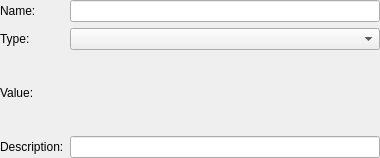
<ui version="4.0" >
 <class>AddCacheEntry</class>
 <widget class="QWidget" name="AddCacheEntry" >
  <property name="geometry" >
   <rect>
    <x>0</x>
    <y>0</y>
    <width>380</width>
    <height>158</height>
   </rect>
  </property>
  <property name="windowTitle" >
   <string>Form</string>
  </property>
  <layout class="QGridLayout" >
   <property name="margin" >
    <number>0</number>
   </property>
   <item row="0" column="0" >
    <widget class="QLabel" name="label" >
     <property name="text" >
      <string>Name:</string>
     </property>
    </widget>
   </item>
   <item row="0" column="1" >
    <widget class="QLineEdit" name="Name" />
   </item>
   <item row="1" column="0" >
    <widget class="QLabel" name="label_2" >
     <property name="text" >
      <string>Type:</string>
     </property>
    </widget>
   </item>
   <item row="1" column="1" >
    <widget class="QComboBox" name="Type" >
    </widget>
   </item>
   <item row="2" column="0" >
    <widget class="QLabel" name="label_5" >
     <property name="text" >
      <string>Value:</string>
     </property>
    </widget>
   </item>
   <item row="2" column="1" >
    <widget class="QStackedWidget" name="StackedWidget" >
     <property name="currentIndex" >
      <number>0</number>
     </property>
    </widget>
   </item>
   <item row="3" column="0" >
    <widget class="QLabel" name="label_3" >
     <property name="text" >
      <string>Description:</string>
     </property>
    </widget>
   </item>
   <item row="3" column="1" >
    <widget class="QLineEdit" name="Description" />
   </item>
  </layout>
 </widget>
 <customwidgets>
  <customwidget>
   <class>QCMakePathEditor</class>
   <extends>QLineEdit</extends>
   <header>QCMakeWidgets.h</header>
  </customwidget>
  <customwidget>
   <class>QCMakeFilePathEditor</class>
   <extends>QLineEdit</extends>
   <header>QCMakeWidgets.h</header>
  </customwidget>
 </customwidgets>
 <resources/>
 <connections>
  <connection>
   <sender>Type</sender>
   <signal>currentIndexChanged(int)</signal>
   <receiver>StackedWidget</receiver>
   <slot>setCurrentIndex(int)</slot>
   <hints>
    <hint type="sourcelabel" >
     <x>229</x>
     <y>34</y>
    </hint>
    <hint type="destinationlabel" >
     <x>287</x>
     <y>65</y>
    </hint>
   </hints>
  </connection>
 </connections>
</ui>
